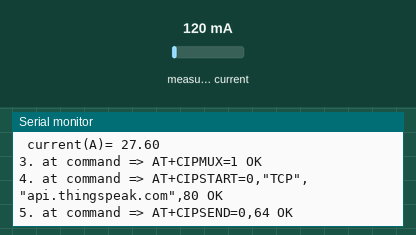
Bench run of a sketch on a simulated Arduino Uno, built with avr-gcc and run on an emulated ATmega328P. Parts: the last lines printed to the serial monitor. The test bench sets the inputs (shaded band); at power-on: measured current 120 mA. The modem accepts every AT command (registered, SIM ready, sends succeed) and sends nothing else.

Above: at 1.3 s.
1.4 s: measured current set to 40 mA
At 2.56 s:
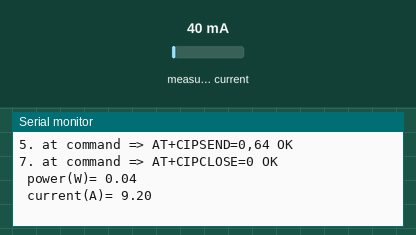
5.4 s: measured current set to 500 mA
At 6.43 s:
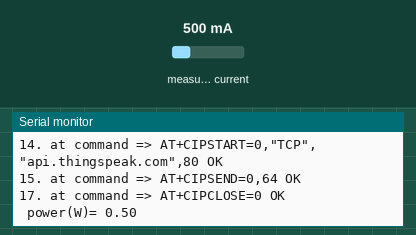
Timing chart, 0 to 8.4 s (numbered marks = the images above; inputs shaded):
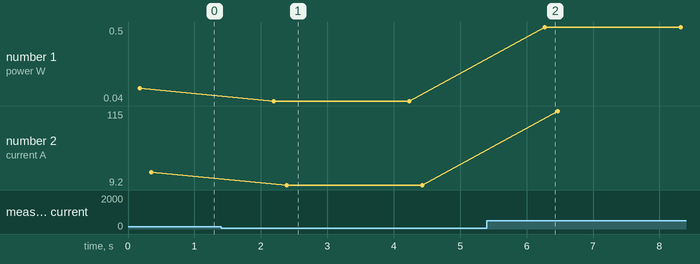

The sketch:

arduino_solar_monitor.ino
```cpp
#include <EmonLib.h>
#include <SoftwareSerial.h>
#include <Servo.h>
//#define RX 2
//#define TX 3
#define emon_apin A4 // Analog Pin sensor is connected to
int initial_position = 90;   //Declaring the initial position at 90
int LDR1 = A0;          //Pin at which LDR is connected
int LDR2 = A1;          //Pin at which LDR is connected
int LDR3 = A2;
int error = 5;          //initializing variable for error
int servopin=9;
int relay = 4;


String AP = "ICTLAB";       // AP NAME
String PASS = ""; // AP PASSWORD
String API = "YB96VJANX0STWJ5C";   // Write API KEY
String HOST = "api.thingspeak.com";
String PORT = "80";
int countTrueCommand;
int countTimeCommand;
boolean found = false;
int valSensor = 1;

SoftwareSerial esp8266(2,3);
EnergyMonitor emon1;
Servo sg90;             //initializing a variable for servo named sg90
void setup() {
  Serial.begin(9600);
  emon1.current(3,30 );
  esp8266.begin(115200);
  sendCommand("AT",5,"OK");
  sendCommand("AT+CWMODE=1",5,"OK");
  sendCommand("AT+CWJAP=\""+ AP +"\",\""+ PASS +"\"",20,"OK");
  rotateSolar();
  automaticLighting();
}

void loop() {

 String getData = "GET /update?api_key="+ API +"&field1="+getCurrentValue()+"&field2="+getPowerValue();
 sendCommand("AT+CIPMUX=1",5,"OK");
 sendCommand("AT+CIPSTART=0,\"TCP\",\""+ HOST +"\","+ PORT,15,"OK");
 sendCommand("AT+CIPSEND=0," +String(getData.length()+4),4,">");
 esp8266.println(getData);delay(1500);countTrueCommand++;
 sendCommand("AT+CIPCLOSE=0",5,"OK");
}


String getCurrentValue(){
   Serial.print(" current(A)= ");
   double Irms = emon1.calcIrms(1480);
   Serial.println(Irms*230.0);
   delay(50);
   return String(Irms);

}


String getPowerValue(){
   Serial.print(" power(W)= ");
   double Irms = emon1.calcIrms(1480);
   Serial.println(Irms);
   delay(50);
   return String(Irms);

}
void rotateSolar(){
   int R1 = analogRead(LDR1); // reading value from LDR 1
  int R2 = analogRead(LDR2); // reading value from LDR 2

  int diff1= abs(R1 - R2);   // Calculating the difference between the LDR's
  int diff2= abs(R2 - R1);

  if((diff1 <= error) || (diff2 <= error)) {
    //if the difference is under the error then do nothing
  } else {
    if(R1 > R2)
    {
      initial_position = --initial_position;  //Move the servo towards 0 degree
    }
    if(R1 < R2)
    {
      initial_position = ++initial_position; //Move the servo towards 180 degree
    }
  }
  sg90.write(initial_position); // write the position to servo

  }
void automaticLighting(){
  int R3 = analogRead(LDR3);
  if(R3<50){
     digitalWrite(relay,LOW);
     Serial.println("its night , lights are on");
     Serial.print("LIght intensity of lighting controller =");
     Serial.println(R3);
//     Serial.print("Li");
//     Serial.println(R3);

  }
  else{
      if(R3>=50){
        digitalWrite(relay,HIGH);
        Serial.print("LIght intensity of lighting controller =");
        Serial.println(R3);
        Serial.println("its day, lights are off");
        }
    }

  }
void sendCommand(String command, int maxTime, char readReplay[]) {
  Serial.print(countTrueCommand);
  Serial.print(". at command => ");
  Serial.print(command);
  Serial.print(" ");
  while(countTimeCommand < (maxTime*1))
  {
    esp8266.println(command);//at+cipsend
    if(esp8266.find(readReplay))//ok
    {
      found = true;
      break;
    }

    countTimeCommand++;
  }

  if(found == true)
  {
    Serial.println("OK");
    countTrueCommand++;
    countTimeCommand = 0;
  }

  if(found == false)
  {
    Serial.println("Fail");
    countTrueCommand = 0;
    countTimeCommand = 0;
  }

  found = false;
 }
```

Measured:
- after the input at 1.4 s, the serial monitor: prints a new line after 0.79 s (image 1)
- after the input at 5.4 s, the serial monitor: prints a new line after 0.88 s (image 2)
- plotted number 1: 0.12 → 0.04 after the input at 1.4 s, 0.04 → 0.5 after the input at 5.4 s
- plotted number 2: 27.6 → 9.2 after the input at 1.4 s, 9.2 → 115 after the input at 5.4 s
